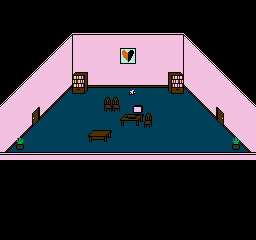

Tiled map render using the project's own tile images. Description and the map definition, with tile-layer contents summarised, below:
An orthogonal 32x30 tile map with 8x8 px tiles, 2 tile layers (Tile Layer 1, Tile Layer 2).

<map version="1.0" orientation="orthogonal" width="32" height="30" tilewidth="8" tileheight="8">
 <tileset firstgid="1" name="tileset" tilewidth="8" tileheight="8">
  <image source="tileset.png" trans="ff00ff" width="256" height="240" />
  <tile id="0">
   <properties>
    <property name="Solid" value="" />
   </properties>
  </tile>
  <tile id="1">
   <properties>
    <property name="Solid" value="" />
   </properties>
  </tile>
  <tile id="2">
   <properties>
    <property name="Solid" value="" />
   </properties>
  </tile>
  <tile id="3">
   <properties>
    <property name="Solid" value="" />
   </properties>
  </tile>
  <tile id="4">
   <properties>
    <property name="Solid" value="" />
   </properties>
  </tile>
  <tile id="5">
   <properties>
    <property name="Solid" value="" />
   </properties>
  </tile>
  <tile id="6">
   <properties>
    <property name="Solid" value="" />
   </properties>
  </tile>
  <tile id="8">
   <properties>
    <property name="Solid" value="" />
   </properties>
  </tile>
  <tile id="9">
   <properties>
    <property name="Solid" value="" />
   </properties>
  </tile>
  <tile id="10">
   <properties>
    <property name="Solid" value="" />
   </properties>
  </tile>
  <tile id="11">
   <properties>
    <property name="Solid" value="" />
   </properties>
  </tile>
  <tile id="12">
   <properties>
    <property name="Solid" value="" />
   </properties>
  </tile>
  <tile id="14">
   <properties>
    <property name="Solid" value="" />
   </properties>
  </tile>
  <tile id="15">
   <properties>
    <property name="Solid" value="" />
   </properties>
  </tile>
  <tile id="16">
   <properties>
    <property name="Solid" value="" />
   </properties>
  </tile>
  <tile id="17">
   <properties>
    <property name="Solid" value="" />
   </properties>
  </tile>
  <tile id="18">
   <properties>
    <property name="Solid" value="" />
   </properties>
  </tile>
  <tile id="19">
   <properties>
    <property name="Solid" value="" />
   </properties>
  </tile>
  <tile id="20">
   <properties>
    <property name="Solid" value="" />
   </properties>
  </tile>
  <tile id="46">
   <properties>
    <property name="" value="" />
   </properties>
  </tile>
  <tile id="47">
   <properties>
    <property name="" value="" />
   </properties>
  </tile>
  <tile id="64">
   <properties>
    <property name="Solid" value="" />
   </properties>
  </tile>
  <tile id="65">
   <properties>
    <property name="Solid" value="" />
   </properties>
  </tile>
  <tile id="66">
   <properties>
    <property name="Solid" value="" />
   </properties>
  </tile>
  <tile id="67">
   <properties>
    <property name="Solid" value="" />
   </properties>
  </tile>
  <tile id="68">
   <properties>
    <property name="Solid" value="" />
   </properties>
  </tile>
  <tile id="70">
   <properties>
    <property name="Solid" value="" />
   </properties>
  </tile>
  <tile id="71">
   <properties>
    <property name="Solid" value="" />
   </properties>
  </tile>
  <tile id="78">
   <properties>
    <property name="Solid" value="" />
   </properties>
  </tile>
  <tile id="79">
   <properties>
    <property name="Solid" value="" />
   </properties>
  </tile>
  <tile id="80">
   <properties>
    <property name="Solid" value="" />
   </properties>
  </tile>
  <tile id="81">
   <properties>
    <property name="Solid" value="" />
   </properties>
  </tile>
  <tile id="82">
   <properties>
    <property name="Solid" value="" />
   </properties>
  </tile>
  <tile id="101">
   <properties>
    <property name="Solid" value="" />
   </properties>
  </tile>
  <tile id="102">
   <properties>
    <property name="Solid" value="" />
   </properties>
  </tile>
  <tile id="103">
   <properties>
    <property name="Solid" value="" />
   </properties>
  </tile>
  <tile id="104">
   <properties>
    <property name="Solid" value="" />
   </properties>
  </tile>
  <tile id="105">
   <properties>
    <property name="Solid" value="" />
   </properties>
  </tile>
  <tile id="106">
   <properties>
    <property name="Solid" value="" />
   </properties>
  </tile>
  <tile id="107">
   <properties>
    <property name="Solid" value="" />
   </properties>
  </tile>
  <tile id="108">
   <properties>
    <property name="Solid" value="" />
   </properties>
  </tile>
  <tile id="109">
   <properties>
    <property name="Solid" value="" />
   </properties>
  </tile>
  <tile id="132">
   <properties>
    <property name="Solid" value="" />
   </properties>
  </tile>
  <tile id="136">
   <properties>
    <property name="Solid" value="" />
   </properties>
  </tile>
  <tile id="137">
   <properties>
    <property name="Solid" value="" />
   </properties>
  </tile>
  <tile id="138">
   <properties>
    <property name="Solid" value="" />
   </properties>
  </tile>
  <tile id="139">
   <properties>
    <property name="Solid" value="" />
   </properties>
  </tile>
  <tile id="165">
   <properties>
    <property name="Solid" value="" />
   </properties>
  </tile>
  <tile id="166">
   <properties>
    <property name="Solid" value="" />
   </properties>
  </tile>
  <tile id="167">
   <properties>
    <property name="Solid" value="" />
   </properties>
  </tile>
  <tile id="168">
   <properties>
    <property name="Solid" value="" />
   </properties>
  </tile>
  <tile id="170">
   <properties>
    <property name="Solid" value="" />
   </properties>
  </tile>
  <tile id="171">
   <properties>
    <property name="Solid" value="" />
   </properties>
  </tile>
  <tile id="172">
   <properties>
    <property name="Solid" value="" />
   </properties>
  </tile>
  <tile id="173">
   <properties>
    <property name="Solid" value="" />
   </properties>
  </tile>
  <tile id="175">
   <properties>
    <property name="Solid" value="" />
   </properties>
  </tile>
  <tile id="177">
   <properties>
    <property name="Solid" value="" />
   </properties>
  </tile>
  <tile id="197">
   <properties>
    <property name="Solid" value="" />
   </properties>
  </tile>
  <tile id="198">
   <properties>
    <property name="Solid" value="" />
   </properties>
  </tile>
  <tile id="199">
   <properties>
    <property name="Solid" value="" />
   </properties>
  </tile>
  <tile id="200">
   <properties>
    <property name="Solid" value="" />
   </properties>
  </tile>
  <tile id="201">
   <properties>
    <property name="Solid" value="" />
   </properties>
  </tile>
  <tile id="204">
   <properties>
    <property name="Solid" value="" />
   </properties>
  </tile>
  <tile id="205">
   <properties>
    <property name="Solid" value="" />
   </properties>
  </tile>
  <tile id="206">
   <properties>
    <property name="Solid" value="" />
   </properties>
  </tile>
  <tile id="207">
   <properties>
    <property name="Solid" value="" />
   </properties>
  </tile>
  <tile id="210">
   <properties>
    <property name="Solid" value="" />
   </properties>
  </tile>
  <tile id="228">
   <properties>
    <property name="Solid" value="" />
   </properties>
  </tile>
  <tile id="233">
   <properties>
    <property name="Solid" value="" />
   </properties>
  </tile>
  <tile id="234">
   <properties>
    <property name="Solid" value="" />
   </properties>
  </tile>
  <tile id="235">
   <properties>
    <property name="Solid" value="" />
   </properties>
  </tile>
  <tile id="236">
   <properties>
    <property name="Solid" value="" />
   </properties>
  </tile>
  <tile id="237">
   <properties>
    <property name="Solid" value="" />
   </properties>
  </tile>
  <tile id="240">
   <properties>
    <property name="Solid" value="" />
   </properties>
  </tile>
  <tile id="241">
   <properties>
    <property name="Solid" value="" />
   </properties>
  </tile>
  <tile id="261">
   <properties>
    <property name="Solid" value="" />
   </properties>
  </tile>
  <tile id="262">
   <properties>
    <property name="Solid" value="" />
   </properties>
  </tile>
  <tile id="263">
   <properties>
    <property name="Solid" value="" />
   </properties>
  </tile>
  <tile id="264">
   <properties>
    <property name="Solid" value="" />
   </properties>
  </tile>
  <tile id="291">
   <properties>
    <property name="Solid" value="" />
   </properties>
  </tile>
  <tile id="292">
   <properties>
    <property name="Solid" value="" />
   </properties>
  </tile>
  <tile id="293">
   <properties>
    <property name="Solid" value="" />
   </properties>
  </tile>
  <tile id="294">
   <properties>
    <property name="Solid" value="" />
   </properties>
  </tile>
  <tile id="295">
   <properties>
    <property name="Solid" value="" />
   </properties>
  </tile>
  <tile id="296">
   <properties>
    <property name="Solid" value="" />
   </properties>
  </tile>
 </tileset>
 <layer name="Tile Layer 1" width="32" height="30">
  <data>[960 cells, 960 non-empty, 25 distinct tile ids]</data>
 </layer>
 <layer name="Tile Layer 2" width="32" height="30">
  <data>[960 cells, 41 non-empty, 37 distinct tile ids]</data>
 </layer>
</map>
